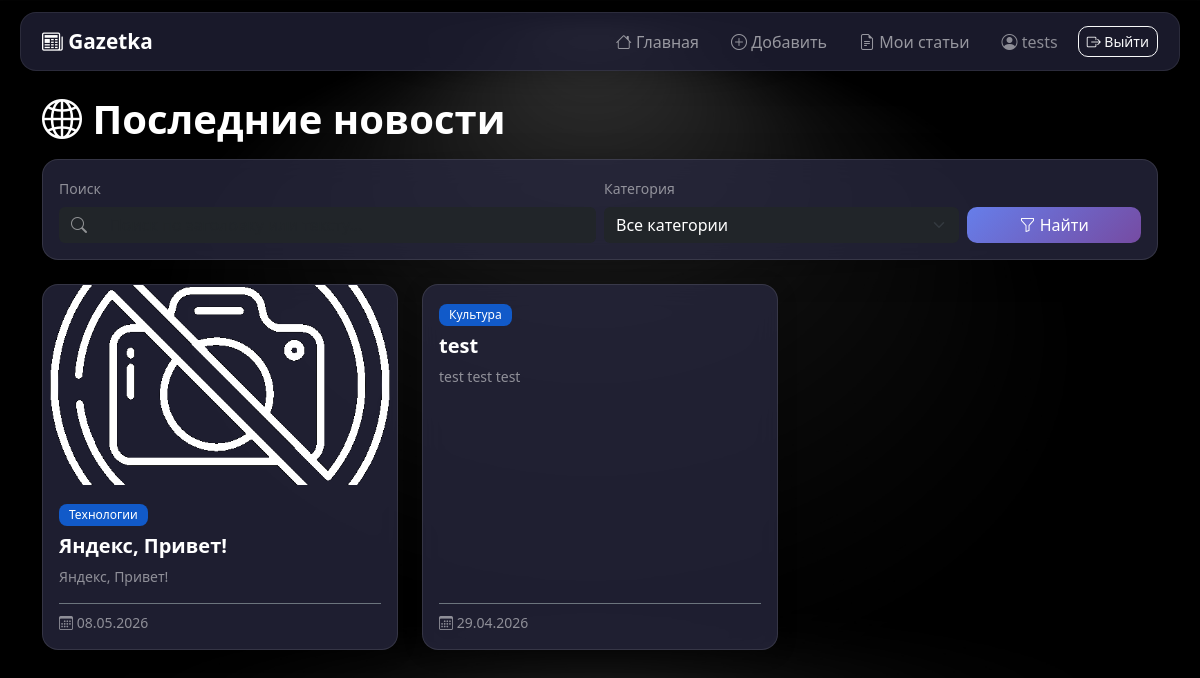
Before: / (signed in) with the older database file.
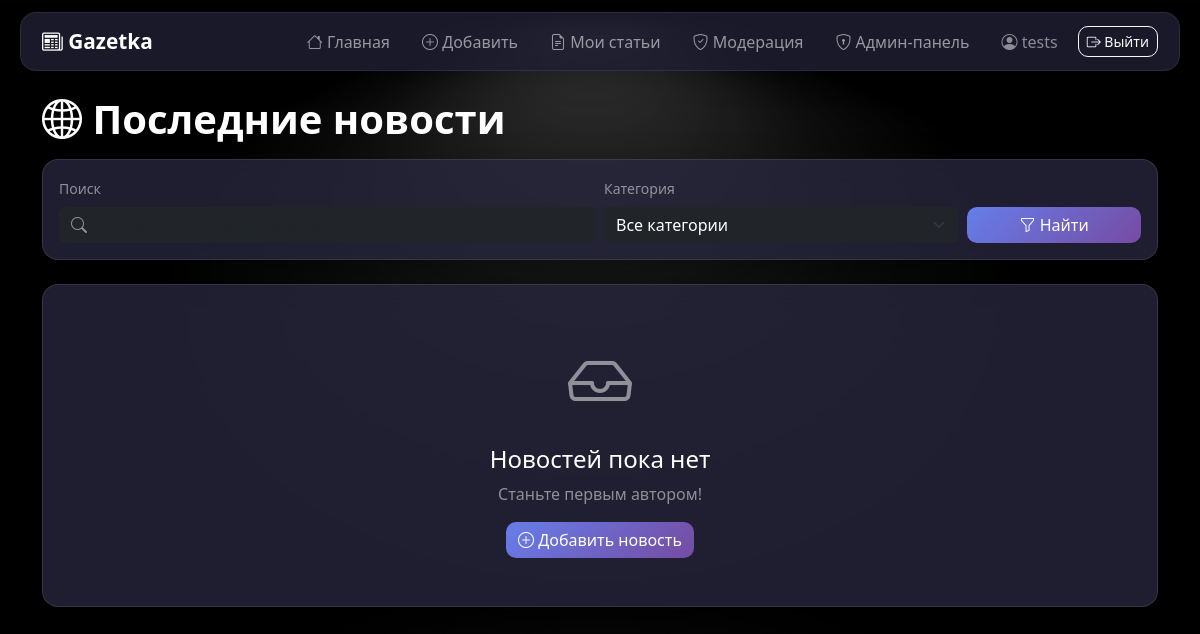
After: the same page with the newer database file.
### data/news.py (models this page shows, shortened)
class News(SqlAlchemyBase, UserMixin, SerializerMixin):
    __tablename__ = 'news'
    id = sqlalchemy.Column(sqlalchemy.Integer,
                           primary_key=True, autoincrement=True)
    title = sqlalchemy.Column(sqlalchemy.String, nullable=False)
    content = sqlalchemy.Column(sqlalchemy.String, nullable=False)
    author_id = sqlalchemy.Column(sqlalchemy.Integer, sqlalchemy.ForeignKey('users.id'))
    category_id = sqlalchemy.Column(sqlalchemy.Integer, sqlalchemy.ForeignKey('categories.id'), nullable=False)
    status = sqlalchemy.Column(sqlalchemy.String, nullable=False)
    moderation_comment = sqlalchemy.Column(sqlalchemy.String)
    created_at = sqlalchemy.Column(sqlalchemy.TIMESTAMP)
    published_at = sqlalchemy.Column(sqlalchemy.TIMESTAMP)
    image_filename = sqlalchemy.Column(sqlalchemy.String)
    author = orm.relationship('User', back_populates='news')
    category = orm.relationship('Categories', back_populates='news')
    moderation_logs = orm.relationship('ModerationLogs', back_populates='news')

### main.py (the view, shortened to what this page needs)
@app.route('/')
def index():
    db_sess = db_session.create_session()
    try:
        search_query = request.args.get('q', '')
        selected_category = request.args.get('category', '')
        query = db_sess.query(News)
        if selected_category and selected_category.isdigit():
            query = query.filter(News.category_id == int(selected_category))
        news_list = query.filter(News.status == 'Опубликовано').order_by(News.published_at.desc()).all()
        categories = db_sess.query(Categories).all()
        for news in news_list:
            author = db_sess.query(User).filter(User.id == news.author_id).first()
            news.author_name = author.username if author else 'Неизвестный автор'
            category = db_sess.query(Categories).filter(Categories.id == news.category_id).first()
            news.category_name = category.name if category else 'Без категории'
        return render_template('index.html',
                               news_list=news_list,
                               categories=categories,
                               search_query=search_query,
                               selected_category=selected_category,
                               current_user=current_user)
    finally:
        db_sess.close()

### data/db_session.py (called while the page is built)
def create_session() -> Session:
    global __factory
    return __factory()

### main.py (called while the page is built)
@login_manager.user_loader
def load_user(user_id):
    db_sess = db_session.create_session()
    try:
        return db_sess.get(User, user_id)
    finally:
        db_sess.close()

### templates/index.html (shortened to what the changed rows need)
{% extends "base.html" %}
{% block content %}
<div class="mb-4">
    <h1 class="text-white fw-bold mb-3">
        <i class="bi bi-globe2"></i> Последние новости
    </h1>
    {% if news_list %}
        <div class="row g-4">
            {% for article in news_list %}
                <div class="col-md-6 col-lg-4">
                    <div class="card news-card h-100">
                        {% if article.image_filename and article.image_filename.strip() %}
                            <img src="{{ url_for('static', filename=article.image_filename) }}"
                                        class="card-img-top news-card-img" alt="{{ article.title }}">
                        {% endif %}
                        <div class="card-body d-flex flex-column">
                            <div class="mb-2">
                                <span class="badge bg-primary bg-opacity-75">{{ article.category_name if article.category_name else 'Без категории' }}</span>
                            </div>
                            <h5 class="card-title text-white fw-semibold">
                                <a href="{{ url_for('view_news', id=article.id) }}" class="text-white text-decoration-none stretched-link">
                                    {{ article.title }}
                                </a>
                            </h5>
                            <p class="card-text text-white-50 small flex-grow-1">
                                {{ article.content|striptags|truncate(150) if article.content else 'Нет описания' }}
                            </p>
                            <div class="d-flex justify-content-between align-items-center mt-auto pt-2 border-top border-secondary">
                                <small class="text-white-50">
                                    <i class="bi bi-calendar3"></i>
                                        {% set date_obj = article.published_at if article.published_at else article.created_at %}
                                        {% if date_obj %}
                                            {{ date_obj.strftime('%d.%m.%Y') }}
                                        {% else %}
                                            Дата не указана
                                        {% endif %}
                                </small>
                            </div>
                        </div>
                    </div>
                </div>
            {% endfor %}
        </div>
    {% else %}
        <div class="glass-card p-5 text-center">
            <i class="bi bi-inbox text-white-50" style="font-size: 4rem;"></i>
            <h4 class="text-white mt-3">Новостей пока нет</h4>
            <p class="text-white-50">
                {% if (search_query and search_query|length > 0) or (selected_category and selected_category|length > 0) %}
                    По вашему запросу ничего не найдено. Попробуйте изменить параметры поиска.
                {% else %}
                    Станьте первым автором!
                {% endif %}
            </p>
            {% if current_user and current_user.is_authenticated %}
                <a href="{{ url_for('add_news') }}" class="btn btn-primary">
                    <i class="bi bi-plus-circle"></i> Добавить новость
                </a>
            {% endif %}
        </div>
    {% endif %}
</div>
{% endblock %}

### templates/base.html (shortened to what this page needs)
<!DOCTYPE html>
<html lang="ru">
<head>
    <link href="https://cdn.jsdelivr.net/npm/bootstrap@5.3.0/dist/css/bootstrap.min.css" rel="stylesheet">
    <link href="https://cdn.jsdelivr.net/npm/bootstrap-icons@1.11.0/font/bootstrap-icons.css" rel="stylesheet">
    <link rel="stylesheet" href="{{ url_for('static', filename='styles/style.css') }}">
</head>
<body>
<nav class="navbar navbar-expand-lg navbar-dark">
    <div class="container">
        <a class="navbar-brand fw-bold" href="{{ url_for('index') }}">
            <i class="bi bi-newspaper"></i> Gazetka
        </a>
        <div class="collapse navbar-collapse" id="navbarNav">
            <ul class="navbar-nav ms-auto align-items-center gap-2">
                <li class="nav-item">
                    <a class="nav-link" href="{{ url_for('index') }}">
                        <i class="bi bi-house"></i> Главная
                    </a>
                </li>
                {% if current_user.is_authenticated %}
                {% if current_user.is_banned == 0 %}
                <li class="nav-item">
                    <a class="nav-link" href="{{ url_for('add_news') }}">
                        <i class="bi bi-plus-circle"></i> Добавить
                    </a>
                </li>
                <li class="nav-item">
                    <a class="nav-link" href="{{ url_for('dashboard') }}">
                        <i class="bi bi-file-earmark-text"></i> Мои статьи
                    </a>
                </li>
                {% if current_user.level in ['moderator', 'admin'] %}
                <li class="nav-item">
                    <a class="nav-link" href="{{ url_for('moderation') }}">
                        <i class="bi bi-shield-check"></i> Модерация
                    </a>
                </li>
                {% endif %}
                {% if current_user.level == 'admin' %}
                <li class="nav-item">
                    <a class="nav-link" href="{{ url_for('admin.index') }}">
                        <i class="bi bi-shield-lock"></i> Админ-панель
                    </a>
                </li>
                {% endif %}
                {% else %}
                <li class="nav-item">
                    <span class="badge bg-danger">Аккаунт заблокирован</span>
                </li>
                {% endif %}
                <li class="nav-item">
            <span class="nav-link text-white-50">
                <i class="bi bi-person-circle"></i> {{ current_user.username }}
            </span>
                </li>
                <li class="nav-item">
                    <a class="btn btn-outline-light btn-sm" href="{{ url_for('logout') }}">
                        <i class="bi bi-box-arrow-right"></i> Выйти
                    </a>
                </li>
                {% endif %}
            </ul>
        </div>
    </div>
</nav>
<div class="container mt-4 pb-5">
    {% block content %}{% endblock %}
</div>
</body>
</html>

Changed rows visible on the page:
removed News: image_filename (placeholder picture), category_name "Технологии", title "Яндекс, Привет!", content "Яндекс, Привет!", strftime "08.05.2026"
removed News: category_name "Культура", title "test", content "test test test", strftime "29.04.2026"
changed User "tests": level "user" → "admin" (drawn)
Other visible differences:
text now shown: "Модерация Админ-панель Новостей пока нет Станьте первым автором! Добавить новость"
